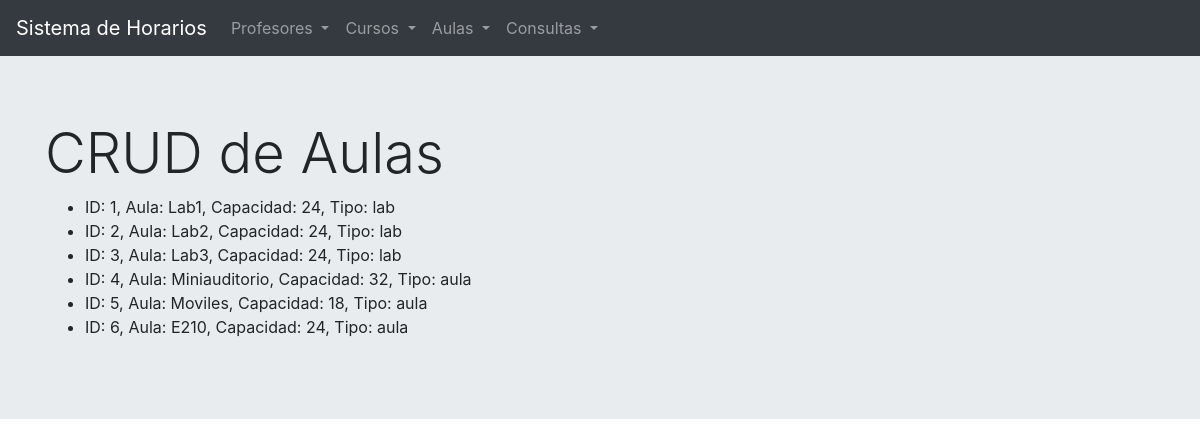
Page /aulas/home on the committed database.
### project/aulas/model.py (models this page shows, shortened)
class Aula(db.Model):
    __tablename__ = 'aulas'
    _id = db.Column(db.Integer, primary_key=True)
    _nombre = db.Column(db.Text, unique=True)
    _capacidad = db.Column(db.Integer)
    _tipo = db.Column(db.Text)
    def __repr__(self):
        return f"ID: {self.getId()}, Aula: {self.getNombre()}, Capacidad: {self.getCapacidad()}, Tipo: {self.getTipo()}"
    def getId(self):
        return self._id
    def getNombre(self):
        return self._nombre
    def getCapacidad(self):
        return self._capacidad
    def getTipo(self):
        return self._tipo

### project/aulas/views.py (the view)
@aulas_blueprint.route('/home')
def home():
    requestProvider = AulaDaoImpl()
    aulas = requestProvider.getAulas()
    return render_template('aulas_home.html', aulas=aulas)

### project/aulas/model.py (called while the page is built)
    def getAulas(self):
        return Aula.query.all()

### project/aulas/templates/aulas/aulas_home.html
{% extends "base.html" %}
{% block content %}
<div class="jumbotron jumbotron-fluid">
  <div class="container">
    <h1 class="display-4">CRUD de Aulas</h1>
    <ul>
      {% for a in aulas  %}
      <li>{{ a }}</li>
      {% endfor %}
    </ul>
  </div>
</div>
{% endblock %}

### rows in the picture
Aula: _id+_nombre+_capacidad "ID: 1, Aula: Lab1, Capacidad: 24, Tipo: lab"
Aula: _id+_nombre+_capacidad "ID: 2, Aula: Lab2, Capacidad: 24, Tipo: lab"
Aula: _id+_nombre+_capacidad "ID: 3, Aula: Lab3, Capacidad: 24, Tipo: lab"
Aula: _id+_nombre+_capacidad "ID: 4, Aula: Miniauditorio, Capacidad: 32, Tipo: aula"
Aula: _id+_nombre+_capacidad "ID: 5, Aula: Moviles, Capacidad: 18, Tipo: aula"
Aula: _id+_nombre+_capacidad "ID: 6, Aula: E210, Capacidad: 24, Tipo: aula"
